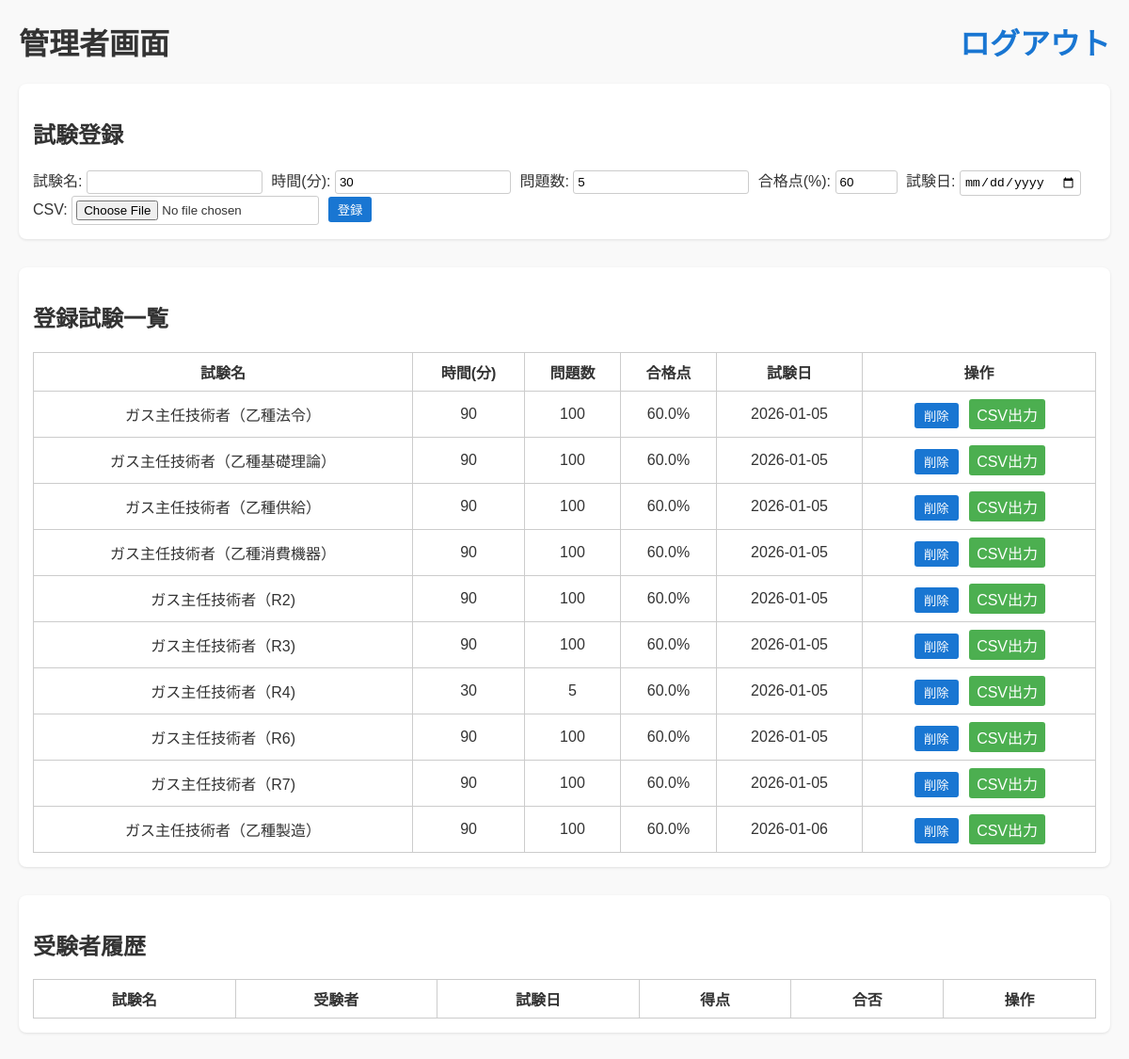
/admin (signed in), run on the app's committed database.
### app.py (models this page shows)
class Exam(db.Model):
    id = db.Column(db.Integer, primary_key=True)
    name = db.Column(db.String(100), nullable=False)
    duration = db.Column(db.Integer, nullable=False)
    total_questions = db.Column(db.Integer, nullable=False)
    pass_rate = db.Column(db.Float, default=0.6)
    exam_date = db.Column(db.String(20))
    mode = db.Column(db.String(20), default="exam")  # exam / study

### app.py (the view, shortened to what this page needs)
@app.route("/admin", methods=["GET", "POST"])
def admin():
    if not require_admin():
        return render_template("admin_login.html")
    exams = Exam.query.all()
    history = []
    for exam in exams:
        answers = Answer.query.filter_by(exam_id=exam.id).all()
        by_student = {}
        for a in answers:
            by_student.setdefault(a.student_name, []).append(a)
        correct_map = {q.id: q.correct_answer for q in Question.query.filter_by(exam_id=exam.id).all()}
    return render_template("admin.html", exams=exams, exam_history=history)

### app.py (called while the page is built)
def require_admin():
    return session.get("admin") is True

### templates/admin.html (shortened to what this page needs)
<!DOCTYPE html>
<html lang="ja">
<head>
</head>
<body>
<h1>
    管理者画面
    <a href="/admin/logout" class="logout">ログアウト</a>
</h1>
<div class="section">
<h2>試験登録</h2>
<form method="POST" action="/admin/upload" enctype="multipart/form-data">
    試験名: <input type="text" name="exam_name" required>
    時間(分): <input type="number" name="duration" value="30" required>
    問題数: <input type="number" name="total_questions" value="5" required>
    合格点(%): <input type="number" name="pass_rate" value="60" min="0" max="100" required>
    試験日: <input type="date" name="exam_date" required>
    CSV: <input type="file" name="csv_file" accept=".csv" required>
    <button type="submit">登録</button>
</form>
</div>
<div class="section">
<h2>登録試験一覧</h2>
<table>
<tr>
    <th>試験名</th>
    <th>時間(分)</th>
    <th>問題数</th>
    <th>合格点</th>
    <th>試験日</th>
    <th>操作</th>
</tr>
{% for exam in exams %}
<tr>
    <td>{{ exam.name }}</td>
    <td>{{ exam.duration }}</td>
    <td>{{ exam.total_questions }}</td>
    <td>{{ (exam.pass_rate * 100)|round(0) }}%</td>
    <td>{{ exam.exam_date }}</td>
    <td>
        <form method="POST" action="/admin/delete_exam/{{ exam.id }}" class="inline-form">
            <button type="submit">削除</button>
        </form>
        <a href="/admin/export/{{ exam.id }}" class="button-link">CSV出力</a>
    </td>
</tr>
{% endfor %}
</table>
</div>
<div class="section">
<h2>受験者履歴</h2>
<table>
<tr>
    <th>試験名</th>
    <th>受験者</th>
    <th>試験日</th>
    <th>得点</th>
    <th>合否</th>
    <th>操作</th>
</tr>
</table>
</div>
</body>
</html>

### templates/admin.html (style rules this page uses)
body { font-family: Arial, sans-serif; margin: 20px; background: #f9f9f9; color: #333; }
h1, h2 { color: #333; }
table { border-collapse: collapse; width: 100%; margin-top: 10px; background: #fff; }
table, th, td { border: 1px solid #ccc; }
th, td { padding: 8px; text-align: center; }
form input[type="text"], form input[type="number"], form input[type="file"], form input[type="date"] { margin-right: 5px; padding: 4px; border: 1px solid #ccc; border-radius: 3px; }
form button { padding: 4px 10px; border-radius: 3px; border: none; background: #1976d2; color: #fff; cursor: pointer; }
.logout { float: right; text-decoration: none; color: #1976d2; font-weight: bold; }
.section { margin-bottom: 30px; padding: 15px; background: #fff; border-radius: 8px; box-shadow: 0 1px 3px rgba(0,0,0,0.1); }
.inline-form { display: inline; }
.inline-form button { margin: 0 2px; }
a.button-link { display: inline-block; padding: 4px 8px; margin-left: 5px; background: #4caf50; color: #fff; border-radius: 3px; text-decoration: none; }

### data on the page
Exam: name "ガス主任技術者（乙種法令）", duration "90", total_questions "100", (exam.pass_rate*100)|round(0) "60.0", exam_date "2026-01-05"
Exam: name "ガス主任技術者（乙種基礎理論）", duration "90", total_questions "100", (exam.pass_rate*100)|round(0) "60.0", exam_date "2026-01-05"
Exam: name "ガス主任技術者（乙種供給）", duration "90", total_questions "100", (exam.pass_rate*100)|round(0) "60.0", exam_date "2026-01-05"
Exam: name "ガス主任技術者（乙種消費機器）", duration "90", total_questions "100", (exam.pass_rate*100)|round(0) "60.0", exam_date "2026-01-05"
Exam: name "ガス主任技術者（R2)", duration "90", total_questions "100", (exam.pass_rate*100)|round(0) "60.0", exam_date "2026-01-05"
Exam: name "ガス主任技術者（R3)", duration "90", total_questions "100", (exam.pass_rate*100)|round(0) "60.0", exam_date "2026-01-05"
Exam: name "ガス主任技術者（R4)", duration "30", total_questions "5", (exam.pass_rate*100)|round(0) "60.0", exam_date "2026-01-05"
Exam: name "ガス主任技術者（R6)", duration "90", total_questions "100", (exam.pass_rate*100)|round(0) "60.0", exam_date "2026-01-05"
Exam: name "ガス主任技術者（R7)", duration "90", total_questions "100", (exam.pass_rate*100)|round(0) "60.0", exam_date "2026-01-05"
Exam: name "ガス主任技術者（乙種製造）", duration "90", total_questions "100", (exam.pass_rate*100)|round(0) "60.0", exam_date "2026-01-06"
